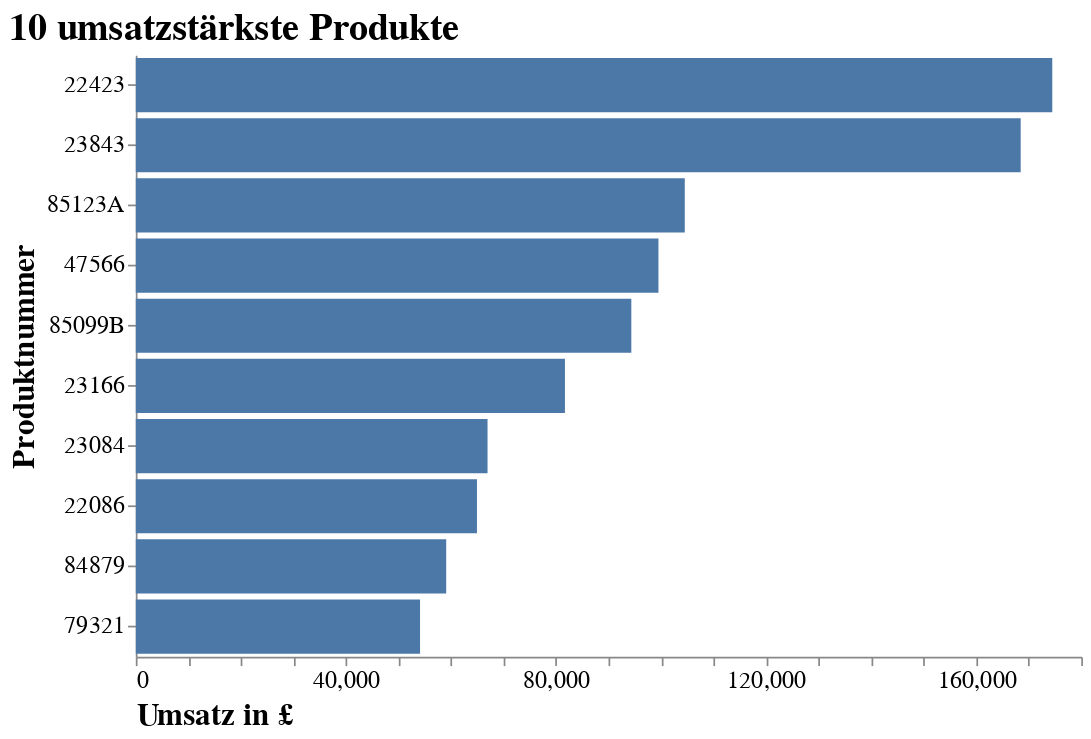

Write notebook code for a chart like this one.
### Markdown cell above
##### 10 umsatzstärkste Produkte

### Code cell
# Filter nach den umsatzstärksten Produkten
df_plot = df_sales.groupby("StockCode").sum().sort_values(["TotalPrice"], ascending=False)[:10]
df_plot["StockCode"] = df_plot.index

# Visualisierung der umsatzstärksten Kunden
alt.Chart(df_plot).mark_bar().encode(
    x=alt.X("TotalPrice",
            axis=alt.Axis(title="Umsatz in £", 
                          labelAngle=0,
                          titleAnchor="start",
                          grid=False)),
    y=alt.Y("StockCode",
            sort="-x", 
            axis=alt.Axis(title = "Produktnummer",
                          titleAnchor="middle"))
).properties(
    title="10 umsatzstärkste Produkte",
    width=550,
    height=350
).configure_view(
    strokeWidth=0
).configure_title(
    fontSize=22,
    font='Futura std medium',
    color='black',
    anchor='start'
).configure_axis(
    labelFont='Futura std medium',
    titleFont='Futura std medium',
    labelFontSize=14,
    titleFontSize=18

)

### Figure 1 — Vega-Lite specification as saved in the notebook (floating-point values rounded to 4 significant figures)
{"config": {"view": {"continuousWidth": 400, "continuousHeight": 300, "strokeWidth": 0}, "axis": {"labelFont": "Futura std medium", "labelFontSize": 14, "titleFont": "Futura std medium", "titleFontSize": 18}, "title": {"anchor": "start", "color": "black", "font": "Futura std medium", "fontSize": 22}}, "data": {"name": "data-83aae6d7e63068194891492f8a6440d7"}, "mark": "bar", "encoding": {"x": {"type": "quantitative", "axis": {"grid": false, "labelAngle": 0, "title": "Umsatz in £", "titleAnchor": "start"}, "field": "TotalPrice"}, "y": {"type": "nominal", "axis": {"title": "Produktnummer", "titleAnchor": "middle"}, "field": "StockCode", "sort": "-x"}}, "height": 350, "title": "10 umsatzstärkste Produkte", "width": 550, "$schema": "https://vega.github.io/schema/vega-lite/v4.8.1.json", "datasets": {"data-83aae6d7e63068194891492f8a6440d7": [{"Quantity": 13890, "UnitPrice": 28190.0, "TotalPrice": 174500.0, "StockCode": "22423"}, {"Quantity": 80995, "UnitPrice": 2.08, "TotalPrice": 168500.0, "StockCode": "23843"}, {"Quantity": 41664, "UnitPrice": 7060.0, "TotalPrice": 104500.0, "StockCode": "85123A"}, {"Quantity": 18299, "UnitPrice": 9885.0, "TotalPrice": 99500.0, "StockCode": "47566"}, {"Quantity": 48478, "UnitPrice": 5249.0, "TotalPrice": 94340.0, "StockCode": "85099B"}, {"Quantity": 78033, "UnitPrice": 367.1, "TotalPrice": 81700.0, "StockCode": "23166"}, {"Quantity": 31722, "UnitPrice": 2466.0, "TotalPrice": 66960.0, "StockCode": "23084"}, {"Quantity": 19355, "UnitPrice": 4028.0, "TotalPrice": 64950.0, "StockCode": "22086"}, {"Quantity": 36461, "UnitPrice": 2564.0, "TotalPrice": 59090.0, "StockCode": "84879"}, {"Quantity": 10423, "UnitPrice": 4549.0, "TotalPrice": 54120.0, "StockCode": "79321"}]}}
